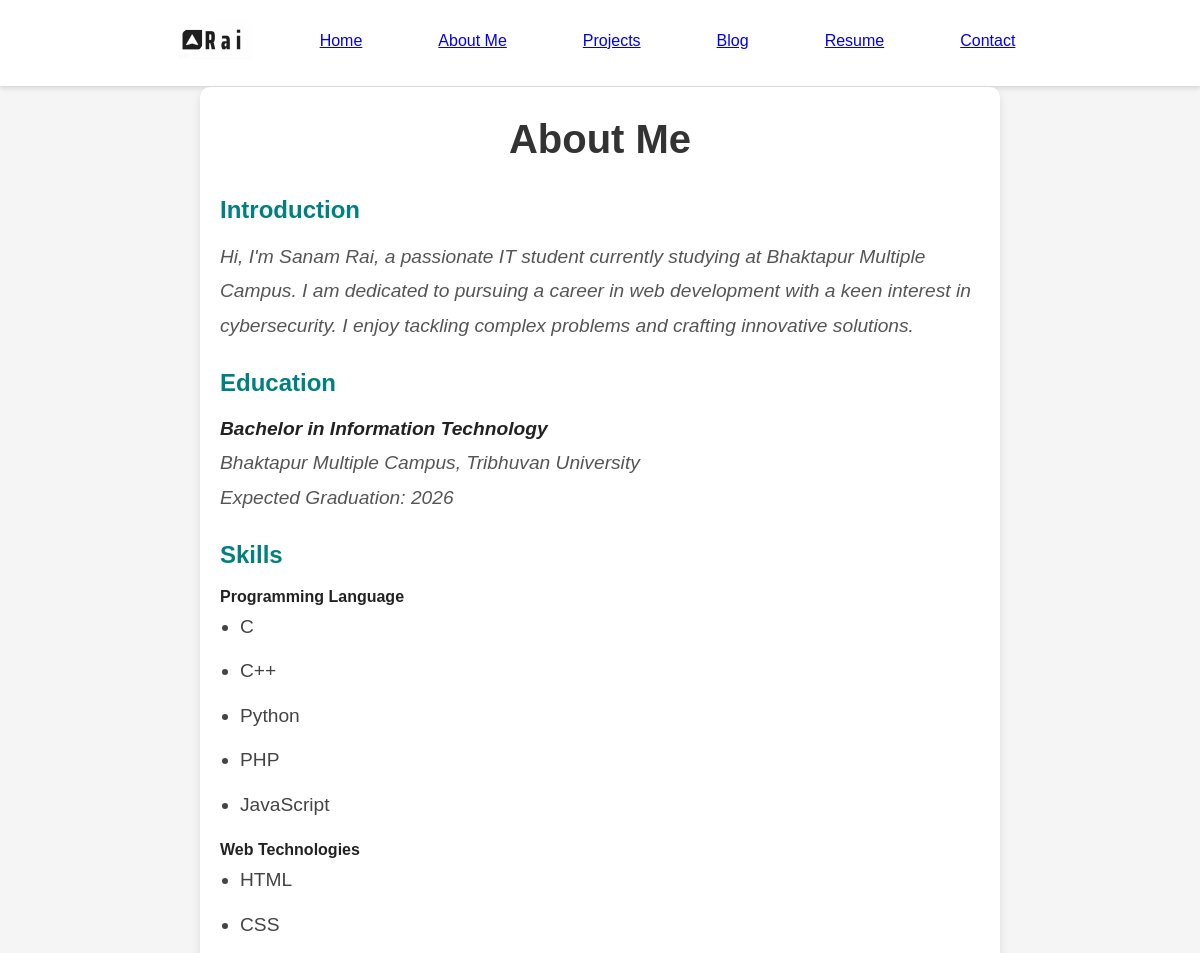
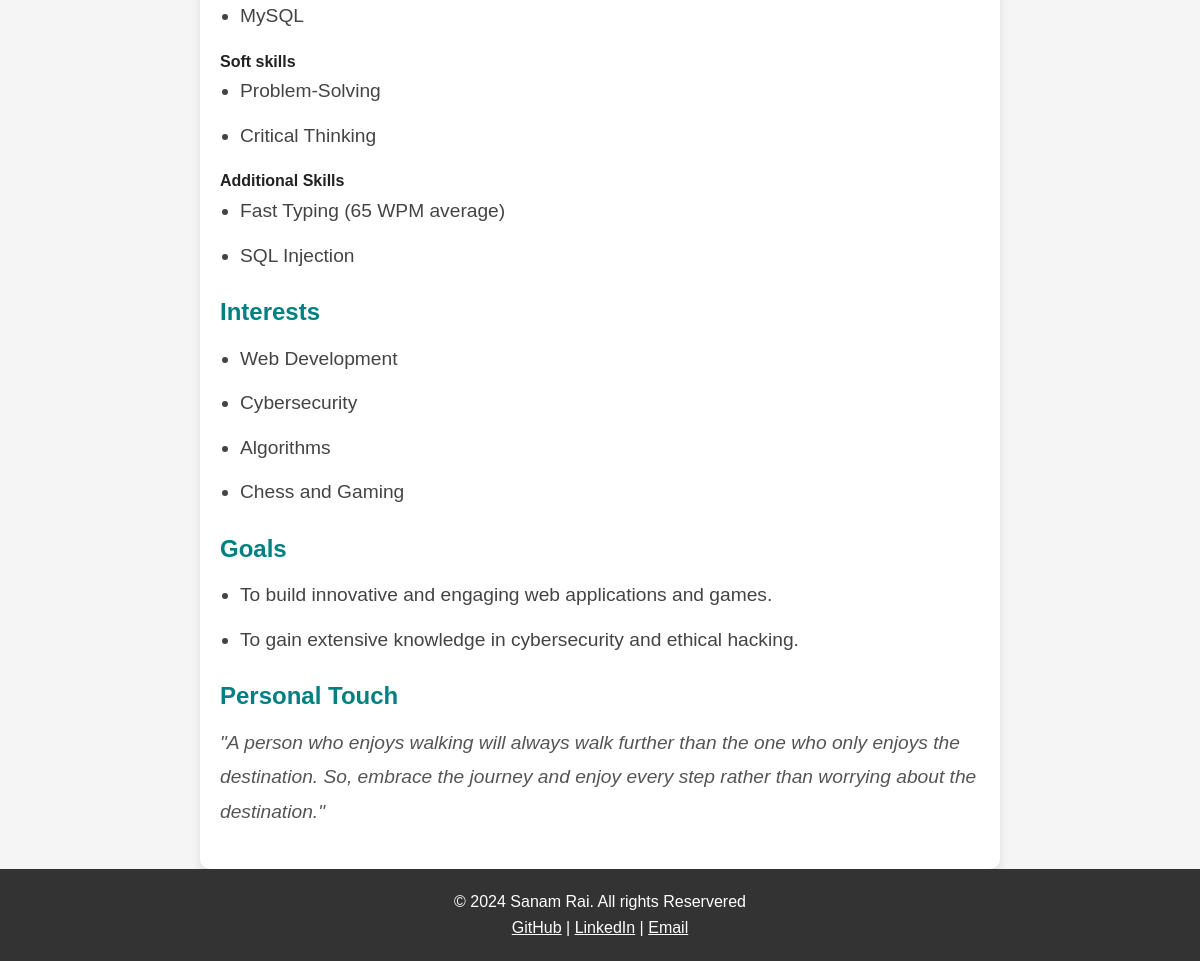
/about, run on the app's committed database (2 pictures, top to bottom).
### tables this page shows
CREATE TABLE skills(id INTEGER PRIMARY KEY AUTOINCREMENT, category TEXT NOT NULL, detail TEXT NOT NULL);

### app.py (the view)
@app.route('/about')
def about():
    db = get_db_connection()
    skills = db.execute("select * from skills").fetchall()
    db.close()
    return render_template('about.html', skills = skills)

### app.py (called while the page is built)
def get_db_connection():
    conn = sqlite3.connect("portofolio.db")
    conn.row_factory = sqlite3.Row
    return conn

### templates/about.html (shortened to what this page needs)
{% extends "layout.html" %}
{% block title %}
    <link rel="stylesheet" href="{{ url_for('static', filename='about.css') }}">{% endblock %}
{% block main %}
    <div id="about" style="max-width: 800px; margin: 0 auto; padding: 20px;">
        <h1>About Me</h1>
        <section>
            <h3>Introduction</h3>
            <p>
                Hi, I'm Sanam Rai, a passionate IT student currently studying at Bhaktapur Multiple Campus. I am dedicated to pursuing a career in web development with a keen interest in cybersecurity. I enjoy tackling complex problems and crafting innovative solutions.
            </p>
        </section>
        <section>
            <h3>Education</h3>
            <p>
                <strong>Bachelor in Information Technology</strong><br>
                Bhaktapur Multiple Campus, Tribhuvan University<br>
                Expected Graduation: 2026
            </p>
        </section>
        <section>
            <h3>Skills</h3>
            <strong>Programming Language</strong>
            <ul>
                {% for skill in skills if skill["category"] == "Programming Languages" %}
                    <li>{{ skill["detail"] }}</li>
                {% endfor %}
            </ul>
            <strong>Web Technologies</strong>
            <ul>
                {% for skill in skills if skill["category"] == "Web Technologies" %}
                    <li>{{ skill["detail"] }}</li>
                {% endfor %}
            </ul>
            <strong>Soft skills</strong>
            <ul>
                {% for skill in skills if skill["category"] == "Soft Skills" %}
                    <li>{{ skill["detail"] }}</li>
                {% endfor %}
            </ul>
            <strong>Additional Skills</strong>
            <ul>
                {% for skill in skills if skill["category"] == "Additional Skills" %}
                    <li>{{ skill["detail"] }}</li>
                {% endfor %}
            </ul>
        </section>
        <section>
            <h3>Interests</h3>
            <ul>
                <li>Web Development</li>
                <li>Cybersecurity</li>
                <li>Algorithms</li>
                <li>Chess and Gaming</li>
            </ul>
        </section>
        <section>
            <h3>Goals</h3>
            <ul>
                <li>To build innovative and engaging web applications and games.</li>
                <li>To gain extensive knowledge in cybersecurity and ethical hacking.</li>
            </ul>
        </section>
        <section>
            <h3>Personal Touch</h3>
            <p>
                "A person who enjoys walking will always walk further than the one who only enjoys the destination. So, embrace the journey and enjoy every step rather than worrying about the destination."
            </p>
        </section>
    </div>
{% endblock %}

### templates/layout.html (shortened to what this page needs)
<!DOCTYPE html>
<html lang="en">
<head>
    {% block title %} {% endblock %}
    <link rel="stylesheet" href="{{ url_for('static', filename='style.css') }}">
</head>
<body>
    <header>
        <nav>
            <ul class="nav-links">
                <li><a href="{{ url_for('index') }}"><img src="../static/images/Rai.jpg" alt=""></a></li>
                <li class="link"><a href="{{ url_for('index') }}">Home</a></li>
                <li class="link"><a href="{{ url_for('about') }}">About Me</a></li>
                <li class="link"><a href="{{ url_for('projects') }}">Projects</a></li>
                <li class="link"><a href="{{ url_for('blog') }}">Blog</a></li>
                <li class="link"><a href="{{ url_for('resume') }}">Resume</a></li>
                <li class="link"><a href="{{ url_for('contact')}}">Contact</a></li>
            </ul>
        </nav>
    </header>
    {% block main %}
    {% endblock %}
    <footer>
        <p>&copy; 2024 Sanam Rai. All rights Reservered</p>
        <p>
            <a href="https://github.com/SanamRai001">GitHub</a> |
            <a href="https://www.linkedin.com/in/sanam-rai-6b2149212/">LinkedIn</a> |
            <a href="mailto:sanamr571@outlook.com">Email</a>
        </p>
    </footer>
</body>
</html>

### static/about.css (style rules this page uses)
#about { max-width: 800px; margin: 50px auto; padding: 20px; background-color: #ffffff; border-radius: 10px; box-shadow: 0 4px 10px rgba(0, 0, 0, 0.1); }
#about section { margin-bottom: 20px; }
#about h1 { font-size: 2.5em; margin-bottom: 20px; text-align: center; color: #333; }
#about h3 { font-size: 1.5em; margin-bottom: 10px; color: #008080; }
#about p, #about ul { font-size: 1.2em; margin-bottom: 15px; line-height: 1.8; color: #444; }
#about ul { list-style-type: disc; padding-left: 20px; }
#about ul li { margin-bottom: 10px; }
#about strong { font-weight: bold; color: #222; }
#about p:last-of-type { font-style: italic; color: #555; }

### static/style.css (style rules this page uses)
* { margin: 0; padding: 0; box-sizing: border-box; }
body { font-family: 'Arial', sans-serif; line-height: 1.6; background-color: #f5f5f5; color: #333; display: flex; flex-direction: column; min-height: 100vh; }
nav { background-color: #ffffff; border-bottom: 1px solid #ddd; box-shadow: 0 2px 4px rgba(0, 0, 0, 0.1); }
.nav-links { display: flex; list-style: none; justify-content: center; padding: 10px 0; }
.nav-links li { color: #333; font-size: 16px; margin: 0 20px; transition: color 0.3s ease, border-bottom 0.3s ease; }
.nav-links img { width: 75px; height: auto; margin: 10px; padding: 0; }
footer { color: white; background-color: #333; padding: 20px; text-align: center; width: 100%; position: relative; margin-top: auto; }
footer a { color: white; }
.link { margin: 5px 15px; padding: 18px; transition: background-color 0.3s ease; }

### data on the page
skills: detail "C"
skills: detail "C++"
skills: detail "Python"
skills: detail "PHP"
skills: detail "JavaScript"
skills: detail "HTML"
skills: detail "CSS"
skills: detail "MySQL"
skills: detail "Problem-Solving"
skills: detail "Critical Thinking"
skills: detail "Fast Typing (65 WPM average)"
skills: detail "SQL Injection"
